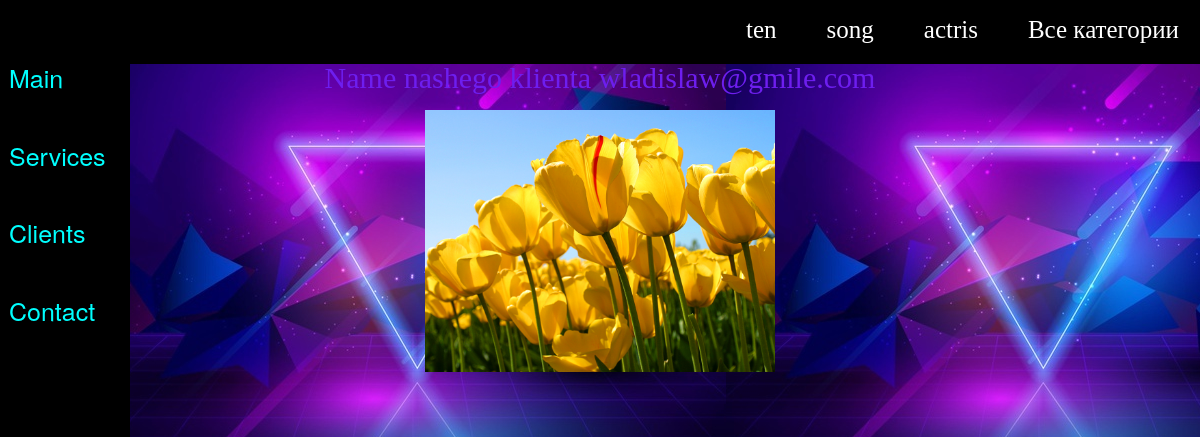
Screenshot of /form/72/ with the database file from the repository.
### djamshut/models.py (models this page shows, shortened)
class Category(models.Model):
    name = models.CharField(max_length=100, db_index=True)
    def get_absolute_url(self):
        return reverse('category', kwargs={'cat_id': self.pk})

class Regis(models.Model):
    name = models.EmailField()
    password = models.CharField(max_length=256)
    category = models.ForeignKey('Category', on_delete=models.PROTECT, null=True)
    photo = models.ImageField(upload_to="photos/%Y/%m/%d/", verbose_name="Фото")

### djamshut/views.py (the view)
# urls.py: path('form/<int:form_id>/', views.name_id, name="form"),
def name_id(request, form_id):
    form = Regis.objects.filter(id=form_id)
    context = {
        'form': form,
        'form_id': form_id,
    }
    return render(request, 'djamshut/nameclient.html',context=context)

### djamshut/templatetags/regis_tags.py (called while the page is built)
@register.inclusion_tag('djamshut/list_cateories.html')
def show_categories(sort=None, cat_selected=0):
    if not sort:
        cats = Category.objects.all()
    else:
        cats = Category.objects.order_by(sort)
    return {"cats": cats, "cat_selected": cat_selected}

### djamshut/templates/djamshut/nameclient.html
{% extends 'djamshut/base.html'%}
{% block content %}
{% for i in form %}
<div>
    <form class="btn text-info">
        <p>Name nashego klienta {{i.name}}</p>
        <p><img src="{{i.photo.url}}" width="350" height=auto"></p>
    </form>
</div>
{% endfor%}}
{% endblock %}

### djamshut/templates/djamshut/list_cateories.html
{% for c in cats %}
	{% if c.pk == cat_selected %}
		<li class="selected">{{c.name}}</li>
	{% else %}
		<li><a href="{{ c.get_absolute_url }}">{{c.name}}</a></li>
	{% endif %}
{% endfor %}

### djamshut/static/djigit/css/style.css (style rules this page uses)
.top a { margin-top:30px ; padding: 10px 1px 2px 9px; text-decoration: none; font-size: 25px; color: white; display: inline; font-family: "Bodoni MT"; }
.top li { display: inline; float: right; margin-left: 20px; margin-top: 10px; margin-right: 20px; }
form { text-align: center; text-decoration-color: #f2f2f2; margin-left: 0px; margin-top: 50px; width: 100%; padding: 12px 20px; box-sizing: border-box; font-size: 25px; }
body { background-image: url("neon-lights-background-theme_52683-44625.jpg"); background-repeat: revert; background-position: 100px 50px; background-size: auto ; }
.text-info { font-size: 30px; font-family: "Agency FB"; color: #42e5d1; }
p { font-size:30px; font-family: "JetBrains Mono"; color: #6e1eef; }

### rows the page displays
Category: name "actris"
Category: name "song"
Category: name "ten"
Regis: name "wladislaw@gmile.com", photo (picture)
